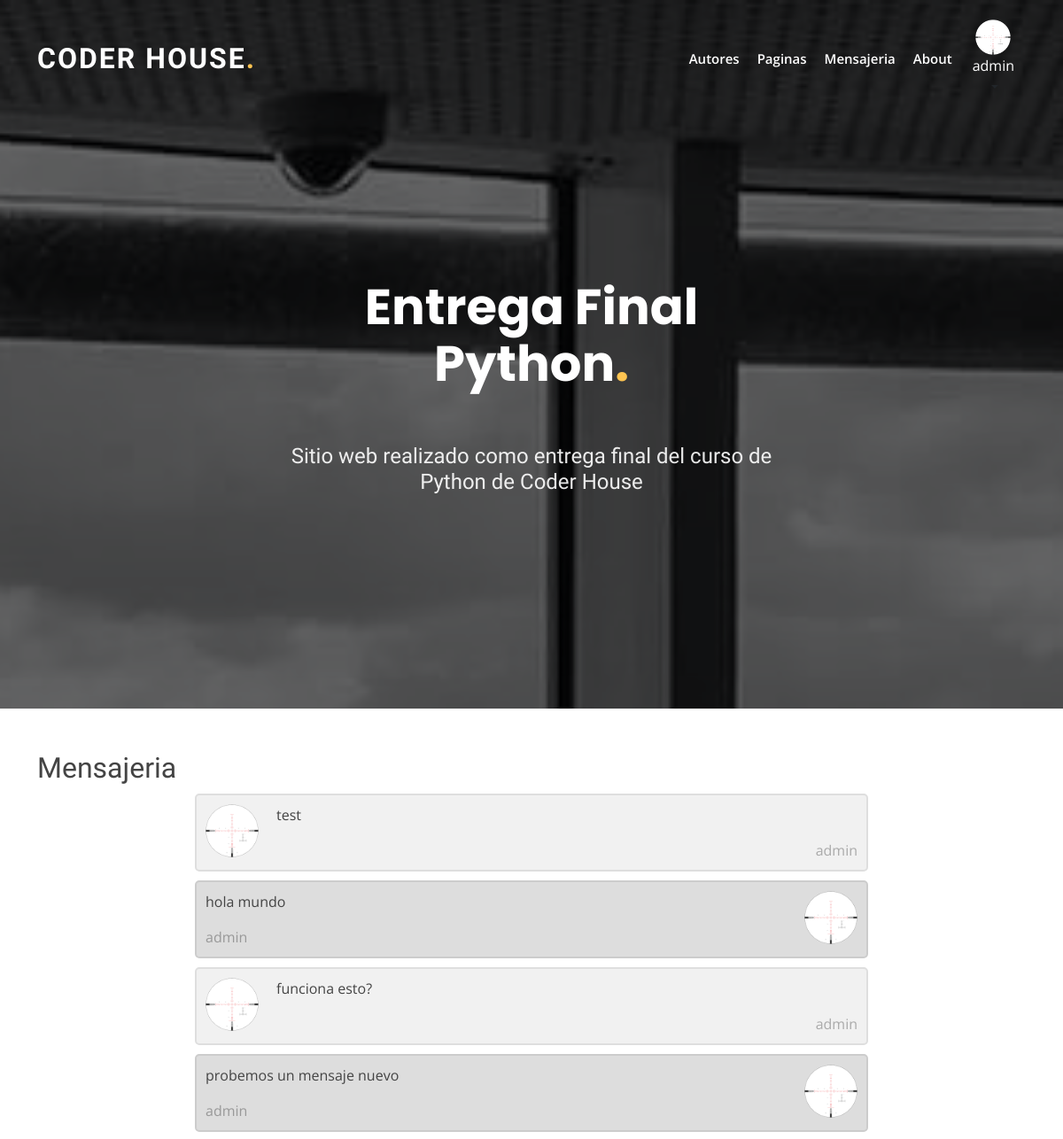
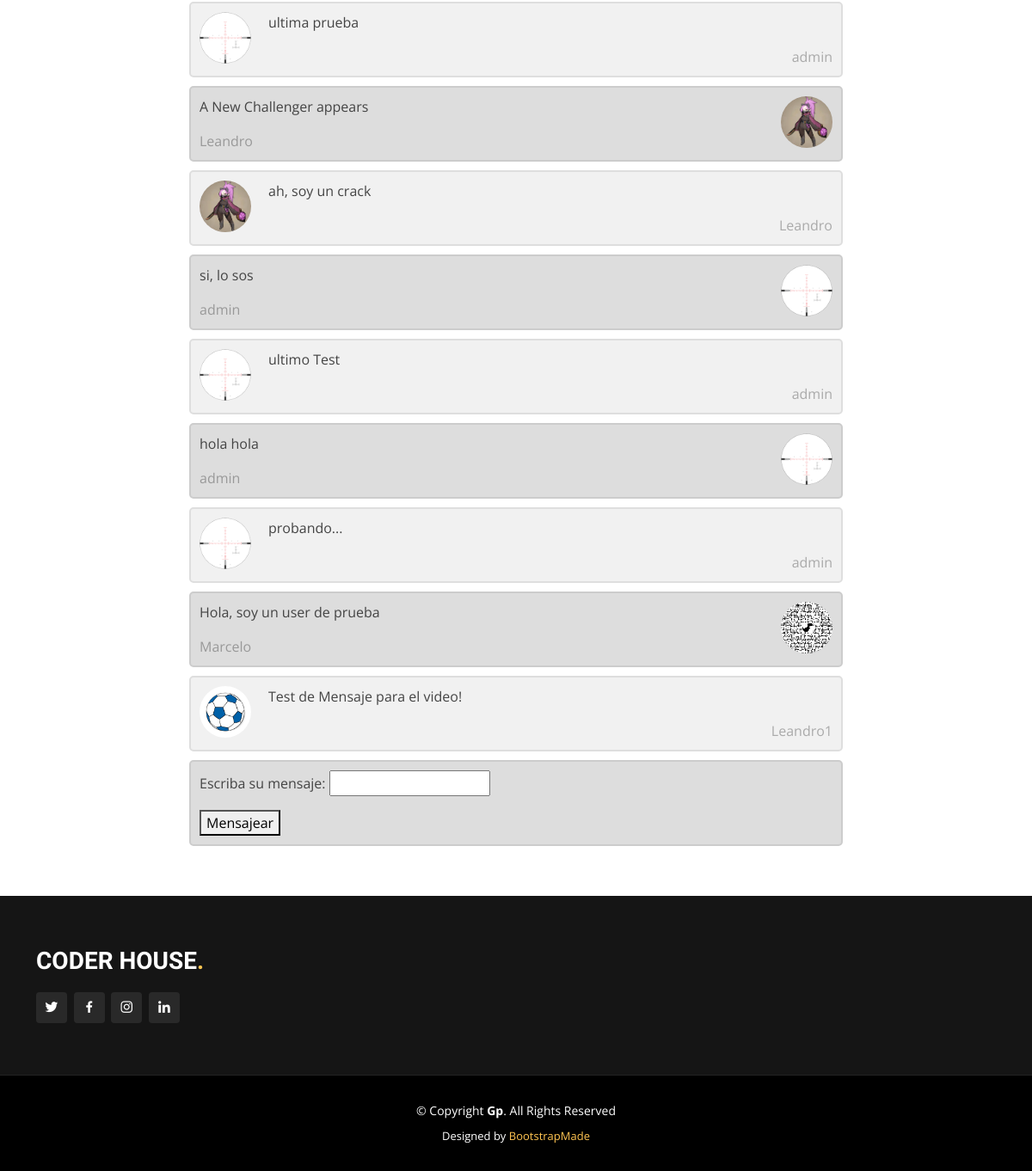
/mensajes/ (signed in), run on the app's committed database (2 pictures, top to bottom).
### blog/models.py (models this page shows)
class Avatar(models.Model):
    user = models.ForeignKey(User, on_delete=models.CASCADE)
    imagen = models.ImageField(upload_to="avatares", null=True, blank=True)

### mensajes/models.py (models this page shows, shortened)
class Mensaje(models.Model):
    class Meta:
        verbose_name_plural = "Mensajes"
    emisor = models.ForeignKey(User, on_delete=models.CASCADE)
    mensaje = models.CharField(max_length=200)

### mensajes/views.py (the view, shortened to what this page needs)
# urls.py: path("", mensajeria, name="mensajes"),
@login_required
def mensajeria(request):
    if request.method == "GET":
        mensajes_guardados=Mensaje.objects.filter()
        chats=[]
        i=0
        for item in mensajes_guardados:
            emisor=item.emisor_id
            nombre_emisor=User.objects.filter(id=emisor).first()
            mensaje = item.mensaje
            avatar = Avatar.objects.filter(user=emisor).first()
            if i %2 == 0:
                alineamiento = "I"
            else:
                alineamiento = "R"
            i=i+1
            chat=Chat(emisor=nombre_emisor,mensaje=mensaje,avatar=avatar, alineamiento=alineamiento)
            chats.append(chat)
        avatar = Avatar.objects.filter(user=request.user).first()
        if avatar is not None:
            contexto = {"mensajes": chats,"avatar": avatar.imagen.url}
        else:
            contexto = {"mensajes": chats}
        return render(request, "mensajeria.html", contexto)

### mensajes/templates/mensajeria.html (shortened to what this page needs)
{% extends "index.html" %}
{% block contenido_pagina %}
<br>
<!DOCTYPE html>
<html>
<head>
{% load static %}
<link href="{% static 'css/mensajeria.css' %}" rel="stylesheet">
</head>
<body>
<h2>Mensajeria</h2>
<div class="bodymsg">
{% for mensaje in mensajes %}
    {% if mensaje.alineamiento == "I" %}
        <div class="containermsg">
          <img src="{{mensaje.avatar.imagen.url}}" alt="Avatar">
          <p>{{mensaje.mensaje}}</p>
          <span class="time-rightmsg">{{mensaje.emisor}}</span>
        </div>
    {% else %}
        <div class="containermsg darker">
          <img src="{{mensaje.avatar.imagen.url}}" alt="Avatar" class="right" >
          <p>{{mensaje.mensaje}}</p>
          <span class="time-leftmsg">{{mensaje.emisor}}</span>
        </div>
    {% endif %}
{% endfor %}
<div class="containermsg darker">
    <form action="" method="POST">
        <p>
            <label for="id_mensaje">Escriba su mensaje:</label>
            <input type="text" name="mensaje" required="" id="id_mensaje">
        </p>
        <button type="submit" name="submit">Mensajear</button>
    </form>
</div>
</div>
</body>
</html>
<br>
{% endblock %}

### blog/templates/index.html (shortened to what this page needs)
<!DOCTYPE html>
<html lang="en">
<head>
  {% load static %}
  <link href="{% static 'vendor/aos/aos.css' %}" rel="stylesheet">
  <link href="{% static 'vendor/bootstrap/css/bootstrap.min.css' %}" rel="stylesheet">
  <link href="{% static 'vendor/bootstrap-icons/bootstrap-icons.css' %}" rel="stylesheet">
  <link href="{% static 'vendor/boxicons/css/boxicons.min.css' %}" rel="stylesheet">
  <link href="{% static 'vendor/glightbox/css/glightbox.min.css' %}" rel="stylesheet">
  <link href="{% static 'vendor/remixicon/remixicon.css' %}" rel="stylesheet">
  <link href="{% static 'vendor/swiper/swiper-bundle.min.css' %}" rel="stylesheet">
  <link href="{% static 'css/style.css' %}" rel="stylesheet">
</head>
<body>
  <header id="header" class="fixed-top ">
    <div class="container d-flex align-items-center justify-content-lg-between">
      <h1 class="logo me-auto me-lg-0"><a href="/inicio/">Coder House<span>.</span></a></h1>
      <nav id="navbar" class="navbar order-last order-lg-2">
        <ul>
          <div class="dropdown">
            <a class="nav-link blanco scrollto "> Autores </a>
          </div>
          <div class="dropdown">
            <a class="blanco nav-link scrollto "> Paginas </a>
          </div>
          <li><a class="nav-link scrollto " href="/mensajes/">Mensajeria</a></li>
          <li><a class="nav-link scrollto" href="/about/">About</a></li>
        </ul>
        <ul>
          <div class="dropdown">
          {% if request.user.is_authenticated %}
            {% if avatar %}
            <div class="btn dropdown-toggle" data-bs-toggle="dropdown" aria-expanded="false">
              <li><img height="40px" src="{{ avatar }}"/></li>
            {% else %}
            <div class="btn dropdown-toggle" data-bs-toggle="dropdown" aria-expanded="false">
              <li><img height="40px" src="{{ '/media/avatares/default.png' }}"/></li>
            {% endif %}
              <li class="blanco scrollto "> {{ user.username }} </li>
            </div>
          </div>
          {% endif %}
      </nav>
    </div>
  </header>
  <section id="hero" class="d-flex align-items-center justify-content-center">
    <div class="container" data-aos="fade-up">
      <div class="row justify-content-center" data-aos="fade-up" data-aos-delay="150">
        <div class="col-xl-6 col-lg-8">
          <h1>Entrega Final Python<span>.</span></h1><br><br>
          <h2>Sitio web realizado como entrega final del curso de Python de Coder House</h2>
        </div>
      </div>
    </div>
  </section>
  <main  class="container"  id="main">
    <br>
    {% block contenido_pagina %}
    {% endblock %}
    <br>
  </main>
  <footer id="footer">
    <div class="footer-top">
      <div class="container">
        <div class="row">
          <div class="col-lg-3 col-md-6">
            <div class="footer-info">
              <h3>Coder House<span>.</span></h3>
              <div class="social-links mt-3">
                <a href="https://twitter.com/coderhouse" class="twitter"><i class="bx bxl-twitter"></i></a>
                <a href="https://www.facebook.com/Coderhouse/" class="facebook"><i class="bx bxl-facebook"></i></a>
                <a href="https://www.instagram.com/coderhouse/" class="instagram"><i class="bx bxl-instagram"></i></a>
                <a href="https://www.linkedin.com/school/coderhouse/mycompany/" class="linkedin"><i class="bx bxl-linkedin"></i></a>
              </div>
            </div>
          </div>
        </div>
      </div>
    </div>
    <div class="container">
      <div class="copyright">
        &copy; Copyright <strong><span>Gp</span></strong>. All Rights Reserved
      </div>
      <div class="credits">
        Designed by <a href="https://bootstrapmade.com/">BootstrapMade</a>
      </div>
    </div>
  </footer>
</body>
</html>

### blog/static/css/style.css (style rules this page uses)
body { font-family: "Open Sans", sans-serif; color: #444444; }
a { color: #ffc451; text-decoration: none; }
h1, h2, h3, h4, h5, h6 { font-family: "Raleway", sans-serif; }
.blanco { color: #fff; }
#header { transition: all 0.5s; z-index: 997; padding: 15px 0; }
#header .logo { font-size: 32px; margin: 0; padding: 0; line-height: 1; font-weight: 700; letter-spacing: 2px; text-transform: uppercase; }
#header .logo a { color: #fff; }
#header .logo a span { color: #ffc451; }
.navbar { padding: 0; }
.navbar ul { margin: 0; padding: 0; display: flex; list-style: none; align-items: center; }
.navbar li { position: relative; }
.navbar a, .navbar a:focus { display: flex; align-items: center; justify-content: space-between; padding: 10px 10px 10px 10px; font-size: 15px; font-weight: 600; color: #fff; white-space: nowrap; transition: 0.3s; }
#hero { width: 100%; height: 100vh; background: url("../img/hero-bg.jpg") top center; background-size: cover; position: relative; }
#hero:before { content: ""; background: rgba(0, 0, 0, 0.6); position: absolute; bottom: 0; top: 0; left: 0; right: 0; }
#hero .container { position: relative; padding-top: 74px; text-align: center; }
#hero h1 { margin: 0; font-size: 56px; font-weight: 700; line-height: 64px; color: #fff; font-family: "Poppins", sans-serif; }
#hero h1 span { color: #ffc451; }
#hero h2 { color: rgba(255, 255, 255, 0.9); margin: 10px 0 0 0; font-size: 24px; }
@media (min-width: 1024px) { #hero { background-attachment: fixed; } }
section { padding: 60px 0; overflow: hidden; }
#footer { background: black; padding: 0 0 30px 0; color: #fff; font-size: 14px; }
#footer .footer-top { background: #151515; border-bottom: 1px solid #222222; padding: 60px 0 30px 0; }
#footer .footer-top .footer-info { margin-bottom: 30px; }
#footer .footer-top .footer-info h3 { font-size: 28px; margin: 0 0 20px 0; padding: 2px 0 2px 0; line-height: 1; font-weight: 700; text-transform: uppercase; }
#footer .footer-top .footer-info h3 span { color: #ffc451; }
#footer .footer-top .social-links a { font-size: 18px; display: inline-block; background: #292929; color: #fff; line-height: 1; padding: 8px 0; margin-right: 4px; border-radius: 4px; text-align: center; width: 36px; height: 36px; transition: 0.3s; }
#footer .copyright { text-align: center; padding-top: 30px; }
#footer .credits { padding-top: 10px; text-align: center; font-size: 13px; color: #fff; }

### mensajes/static/css/mensajeria.css (style rules this page uses)
.bodymsg { margin: 0 auto; max-width: 800px; padding: 0 20px; }
.containermsg { border: 2px solid #dedede; background-color: #f1f1f1; border-radius: 5px; padding: 10px; margin: 10px 0; }
.darker { border-color: #ccc; background-color: #ddd; }
.containermsg::after { content: ""; clear: both; display: table; }
.containermsg img { float: left; max-width: 60px; width: 100%; margin-right: 20px; border-radius: 50%; }
.containermsg img.right { float: right; margin-left: 20px; margin-right:0; }
.time-rightmsg { float: right; color: #aaa; }
.time-leftmsg { float: left; color: #999; }

### data on the page
Avatar: avatar.imagen (picture)
Mensaje: mensaje "test"
Mensaje: mensaje "hola mundo"
Mensaje: mensaje "funciona esto?"
Mensaje: mensaje "probemos un mensaje nuevo"
Mensaje: mensaje "ultima prueba"
Avatar: avatar.imagen (picture)
Mensaje: mensaje "A New Challenger appears"
Mensaje: mensaje "ah, soy un crack"
Mensaje: mensaje "si, lo sos"
Mensaje: mensaje "ultimo Test"
Mensaje: mensaje "hola hola"
Mensaje: mensaje "probando..."
Avatar: avatar.imagen (picture)
Mensaje: mensaje "Hola, soy un user de prueba"
Avatar: avatar.imagen (picture)
Mensaje: mensaje "Test de Mensaje para el video!"

### other printed values
{{ user.username }} "admin"
{{ mensaje.emisor }} "admin" "admin" "admin" "Leandro" "admin" "admin" "Leandro1"
{{ mensaje.emisor }} "admin" "admin" "Leandro" "admin" "admin" "Marcelo"
